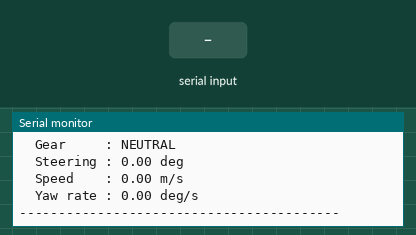
Simulated run of this sketch. Board: ESP32. Parts: the last lines printed to the serial monitor. The test bench sets the inputs (shaded band). No CAN messages arrive unless stated.

Above: at 1.7 s.
1.8 s: "90,45\n" received over Serial
At 2.9 s:
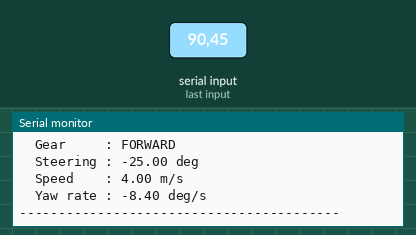
3.3 s: "30,150\n" received over Serial
At 4.3 s:
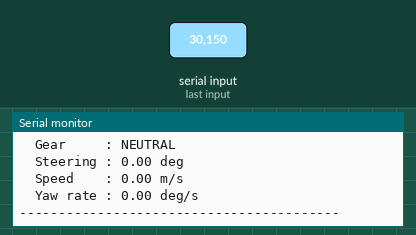
4.8 s: "2\n" received over Serial
At 5.9 s:
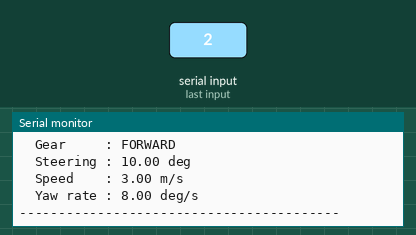
Timing chart, 0 to 7.8 s (numbered marks = the images above; inputs shaded):
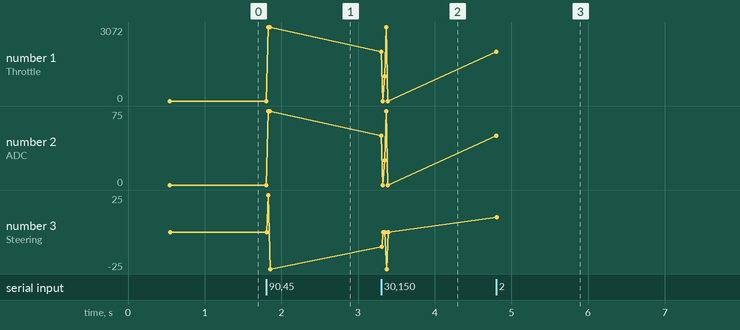

Measured:
- after the input at 1.8 s, the serial monitor: prints a new line at once (image 1)
- after the input at 3.3 s, the serial monitor: prints a new line at once (image 2)
- after the input at 4.8 s, the serial monitor: prints a new line at once (image 3)
- plotted number 1: 0 → 3072 after the input at 1.8 s
- plotted number 3: 0 → -25 after the input at 1.8 s

The sketch:

CAN_Tester.ino
```cpp
// =============================================================
// CAN_Tester.ino
// Sends all four CAN messages at 50 Hz for testing the
// E-Diff VESC controller.
//
// Wiring:
//   GPIO 5 → CAN transceiver TX
//   GPIO 4 → CAN transceiver RX
//
// Serial monitor: 115200 baud
// Commands (type number, press enter):
//   0  STOP          – neutral, zero throttle
//   1  Straight      – 25% throttle forward, no steering
//   2  Right turn    – 50% throttle forward, 10° right
//   3  Left turn     – 50% throttle forward, 10° left
//   4  Sharp right   – 75% throttle forward, 25° right
//   5  Sharp left    – 75% throttle forward, 25° left
//   6  Reverse       – 25% throttle reverse, straight
//   7  Oversteer     – 50% throttle, 10° right, yaw too high
// =============================================================

#include <driver/twai.h>

// ── CAN pins ──────────────────────────────────────────────────
#define CAN_TX_PIN  GPIO_NUM_5
#define CAN_RX_PIN  GPIO_NUM_4

// ── CAN IDs (must match config.h on the controller) ───────────
#define CAN_ID_THROTTLE  0x021
#define CAN_ID_STEERING  0x011
#define CAN_ID_SPEED     0x030
#define CAN_ID_IMU       0x031

// ── Broadcast interval ────────────────────────────────────────
#define TX_INTERVAL_MS  20      // 50 Hz

// =============================================================
// SCENARIO DEFINITIONS
//
// throttle_adc  : raw ADC value 0–4095
// gear          : 0=neutral  1=forward  2=reverse
// steering_cdeg : steering degrees * 100  (e.g. 1000 = 10.00°)
// speed_cms     : vehicle speed in cm/s  (signed INT16)
// yaw_cdeg      : yaw rate (deg/s) * 100  (signed INT16)
// =============================================================
struct Scenario {
    const char* name;
    int16_t  throttle_adc;
    uint8_t  gear;
    int16_t  steering_cdeg;
    int16_t  speed_cms;
    int16_t  yaw_cdeg;
};

const Scenario scenarios[] = {

    // 0 ── STOP
    { "STOP – neutral, zero throttle",
       0,    0,     0,    0,     0 },

    // 1 ── Straight forward 25%
    // Zero steering, zero yaw – clean baseline to confirm VESC gets equal currents
    { "Straight – 25% throttle, forward",
       1024, 1,     0,  150,     0 },

    // 2 ── Gentle right turn 50%, 10°
    // Expected yaw ≈ (3.0 m/s * tan10°) / 1.4 m track ≈ 8 deg/s → 800 cdeg
    { "Right turn – 50% throttle, 10 deg right",
       2048, 1,  1000,  300,   800 },

    // 3 ── Gentle left turn 50%, 10°
    { "Left turn – 50% throttle, 10 deg left",
       2048, 1, -1000,  300,  -800 },

    // 4 ── Sharp right 75%, 25°
    // Expected yaw ≈ (4.0 m/s * tan25°) / 1.4 ≈ 8.4 deg/s → 840 cdeg
    { "Sharp right – 75% throttle, 25 deg right",
       3072, 1,  2500,  400,   840 },

    // 5 ── Sharp left 75%, 25°
    { "Sharp left – 75% throttle, 25 deg left",
       3072, 1, -2500,  400,  -840 },

    // 6 ── Reverse straight 25%
    { "Reverse – 25% throttle, straight",
       1024, 2,     0, -150,     0 },

    // 7 ── Oversteer: steering 10° right but yaw 20 deg/s (way over expected 8)
    // Controller should reduce left (outer) wheel current to fight the spin
    { "Oversteer – 50% throttle, 10 deg right, yaw 20 deg/s",
       2048, 1,  1000,  300,  2000 },
};

const int NUM_SCENARIOS = sizeof(scenarios) / sizeof(scenarios[0]);

// =============================================================
// GLOBALS
// =============================================================
int      active  = 0;
uint32_t last_tx = 0;

// =============================================================
// CAN TRANSMIT HELPER
// =============================================================
static void sendCAN(uint32_t id, const uint8_t* data, uint8_t len) {
    twai_message_t msg = {};
    msg.identifier       = id;
    msg.data_length_code = len;
    memcpy(msg.data, data, len);
    if (twai_transmit(&msg, pdMS_TO_TICKS(5)) != ESP_OK) {
        Serial.printf("  [WARN] TX failed for ID 0x%03X\n", id);
    }
}

// =============================================================
// MESSAGE BUILDERS
// All values packed big-endian to match the controller decoders
// =============================================================

// 0x021  byte 0-1: throttle ADC INT16   byte 2: gear
static void txThrottle(int16_t adc, uint8_t gear) {
    uint8_t d[3];
    d[0] = (adc >> 8) & 0xFF;
    d[1] =  adc       & 0xFF;
    d[2] = gear;
    sendCAN(CAN_ID_THROTTLE, d, 3);
}

// 0x011  byte 0-1: steering degrees * 100, INT16 signed
static void txSteering(int16_t cdeg) {
    uint8_t d[2];
    d[0] = (cdeg >> 8) & 0xFF;
    d[1] =  cdeg       & 0xFF;
    sendCAN(CAN_ID_STEERING, d, 2);
}

// 0x030  byte 0-1: speed cm/s, INT16 signed
static void txSpeed(int16_t cms) {
    uint8_t d[2];
    d[0] = (cms >> 8) & 0xFF;
    d[1] =  cms       & 0xFF;
    sendCAN(CAN_ID_SPEED, d, 2);
}

// 0x031  byte 0-1: yaw rate deg/s * 100, INT16 signed
static void txIMU(int16_t cdeg) {
    uint8_t d[2];
    d[0] = (cdeg >> 8) & 0xFF;
    d[1] =  cdeg       & 0xFF;
    sendCAN(CAN_ID_IMU, d, 2);
}

// =============================================================
// PRINT HELPERS
// =============================================================
static void printScenario(int idx) {
    const Scenario& s = scenarios[idx];
    Serial.println("\n-----------------------------------------");
    Serial.printf("Active: [%d] %s\n", idx, s.name);
    Serial.printf("  Throttle : %d ADC  (%.1f%%)\n",
        s.throttle_adc, s.throttle_adc / 4095.0f * 100.0f);
    Serial.printf("  Gear     : %s\n",
        s.gear == 1 ? "FORWARD" : s.gear == 2 ? "REVERSE" : "NEUTRAL");
    Serial.printf("  Steering : %.2f deg\n",   s.steering_cdeg / 100.0f);
    Serial.printf("  Speed    : %.2f m/s\n",   s.speed_cms     / 100.0f);
    Serial.printf("  Yaw rate : %.2f deg/s\n", s.yaw_cdeg      / 100.0f);
    Serial.println("-----------------------------------------");
}

static void printMenu() {
    Serial.println("\n====== CAN Tester – type a number + enter ======");
    for (int i = 0; i < NUM_SCENARIOS; i++) {
        Serial.printf("  %d  %s\n", i, scenarios[i].name);
    }
    Serial.println("================================================\n");
}

// =============================================================
// SETUP
// =============================================================
void setup() {
    Serial.begin(115200);
    delay(500);
    Serial.println("\n=== CAN Tester booting ===");

    twai_general_config_t g = TWAI_GENERAL_CONFIG_DEFAULT(CAN_TX_PIN, CAN_RX_PIN, TWAI_MODE_NORMAL);
    twai_timing_config_t  t = TWAI_TIMING_CONFIG_500KBITS();
    twai_filter_config_t  f = TWAI_FILTER_CONFIG_ACCEPT_ALL();

    ESP_ERROR_CHECK(twai_driver_install(&g, &t, &f));
    ESP_ERROR_CHECK(twai_start());
    Serial.println("CAN started at 500 kbit/s");

    printMenu();
    printScenario(active);
}

// =============================================================
// MAIN LOOP
// =============================================================
void loop() {

    // ── Serial input: switch scenario ────────────────────────
    if (Serial.available()) {
        char c = Serial.read();
        if (c >= '0' && c <= '9') {
            int choice = c - '0';
            if (choice < NUM_SCENARIOS) {
                active = choice;
                printScenario(active);
            } else {
                Serial.printf("No scenario %d – valid range 0-%d\n",
                    choice, NUM_SCENARIOS - 1);
            }
        }
    }

    // ── Transmit all four messages at 50 Hz ──────────────────
    uint32_t now = millis();
    if (now - last_tx >= TX_INTERVAL_MS) {
        last_tx = now;
        const Scenario& s = scenarios[active];
        txThrottle(s.throttle_adc, s.gear);
        txSteering(s.steering_cdeg);
        txSpeed(s.speed_cms);
        txIMU(s.yaw_cdeg);
    }
}
```
